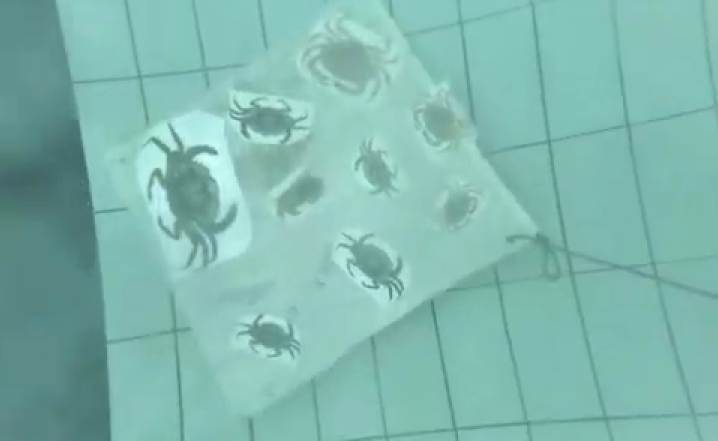
#> input picture Copy of side_quest_2.png, 1436 x 882 px (shown at 1/2 size)
$ python color_correction.py
#> lines starting #> are read from the running program, lines starting #| are printed output that depends on the picture
#> in main, img is the input picture: shape (882, 1436, 3); mean B, G, R 175.1, 184.3, 128.1
import cv2
import numpy as np

def red_channel_fix(img):
    b,g,r = cv2.split(img)
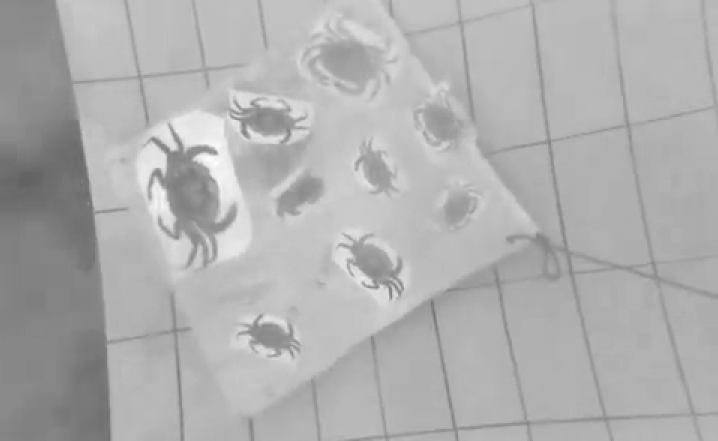
#> b: shape (882, 1436) (shown at 1/2 size); min 99, max 255, mean 175.1
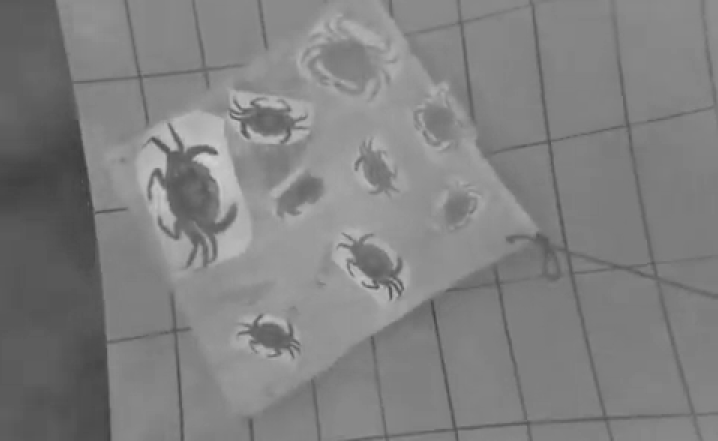
#> r: shape (882, 1436) (shown at 1/2 size); min 59, max 209, mean 128.1

    b_mean = np.mean(b)
#> b_mean = 175.1
    g_mean = np.mean(g)
#> g_mean = 184.3
    r_mean = np.mean(r)
#> r_mean = 128.1

    r = r + (g_mean - r_mean) * 0.6
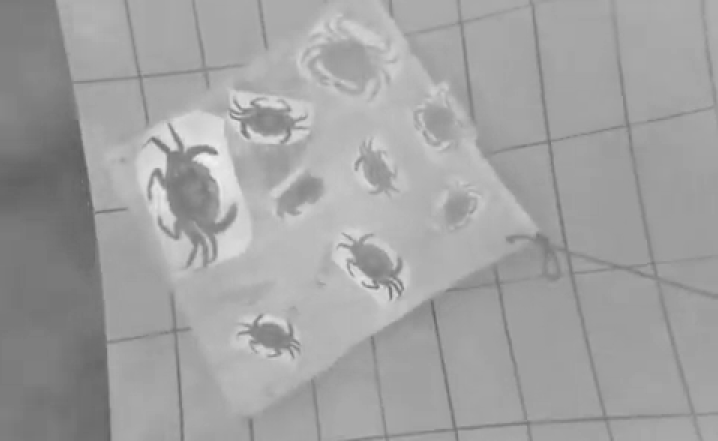
#> r: shape (882, 1436) float64 (shown at 1/2 size); min 92.7, max 242.7, mean 161.8
    r = r + (b_mean - r_mean) * 0.3
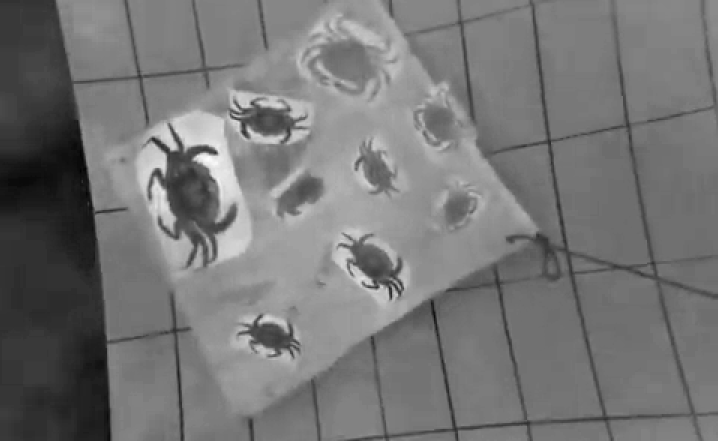
#> r: shape (882, 1436) float64 (shown at 1/2 size); min 106.8, max 256.8, mean 175.9; drawn with min black and max white

    r = np.clip(r,0,255)

    return cv2.merge([b,g,r.astype(np.uint8)])

def white_balance(img):
    img = img.astype(np.float32)
    avg_b = np.mean(img[:,:,0])
#> avg_b = 175.1
    avg_g = np.mean(img[:,:,1])
#> avg_g = 184.3
    avg_r = np.mean(img[:,:,2])
#> avg_r = 175.1

    avg = (avg_b + avg_g + avg_r) / 3
#> avg = 178.2

    img[:,:,0] *= avg/avg_b
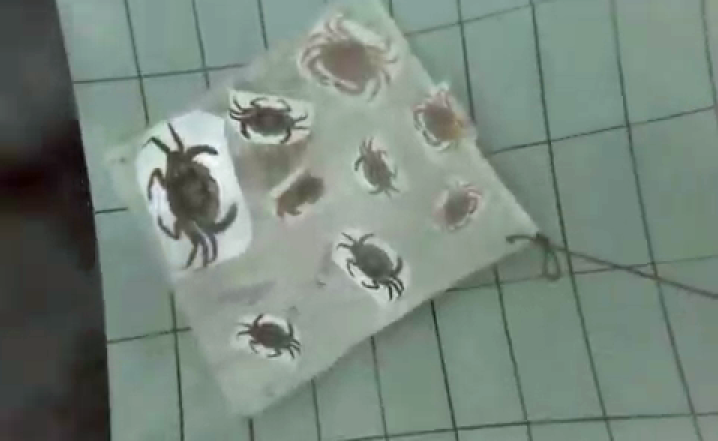
#> img: shape (882, 1436, 3) float32 (shown at 1/2 size); mean of channels 0, 1, 2 177.7, 184.9, 175.1; drawn with min black and max white
    img[:,:,1] *= avg/avg_g
    img[:,:,2] *= avg/avg_r

    img = np.clip(img,0,255)
    return img.astype(np.uint8)

def enhance_contrast(img):
    lab = cv2.cvtColor(img,cv2.COLOR_BGR2LAB)
#> lab: shape (882, 1436, 3); mean of channels 0, 1, 2 184.7, 128.1, 127.9

    l,a,b = cv2.split(lab)
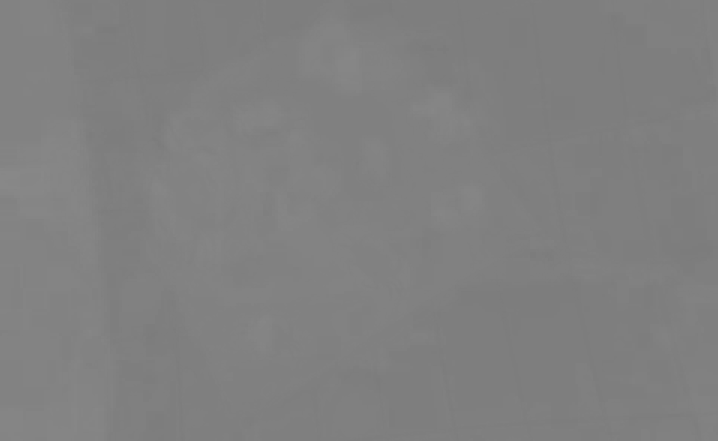
#> a: shape (882, 1436) (shown at 1/2 size); min 123, max 136, mean 128.1

    clahe = cv2.createCLAHE(clipLimit=2.5,tileGridSize=(8,8))
    l = clahe.apply(l)
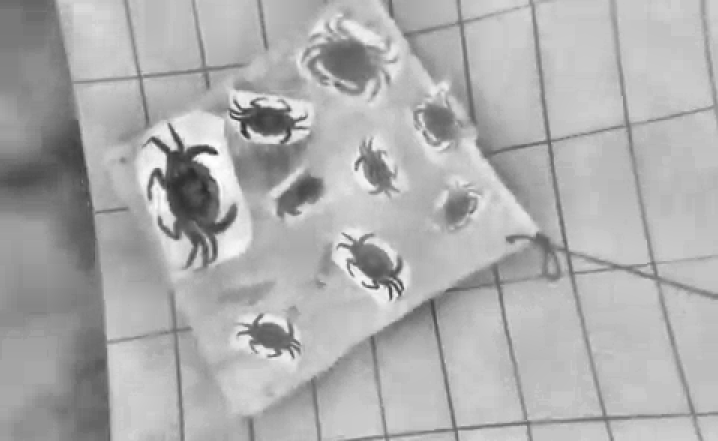
#> l: shape (882, 1436) (shown at 1/2 size); min 41, max 254, mean 173.9

    lab = cv2.merge((l,a,b))
#> lab: shape (882, 1436, 3); mean of channels 0, 1, 2 173.9, 128.1, 127.9

    return cv2.cvtColor(lab,cv2.COLOR_Lab2BGR)


def main():
    img  = cv2.imread("Copy of side_quest_2.png")

    img = red_channel_fix(img)
    img = white_balance(img)
    img = enhance_contrast(img)


    cv2.namedWindow("win2",cv2.WINDOW_NORMAL)
    cv2.resizeWindow("win2",(int(1436/2),int(882/2)))
    cv2.imshow("win2",img)

    cv2.waitKey(0)
    cv2.destroyAllWindows()

if __name__ == "__main__":
    main()
